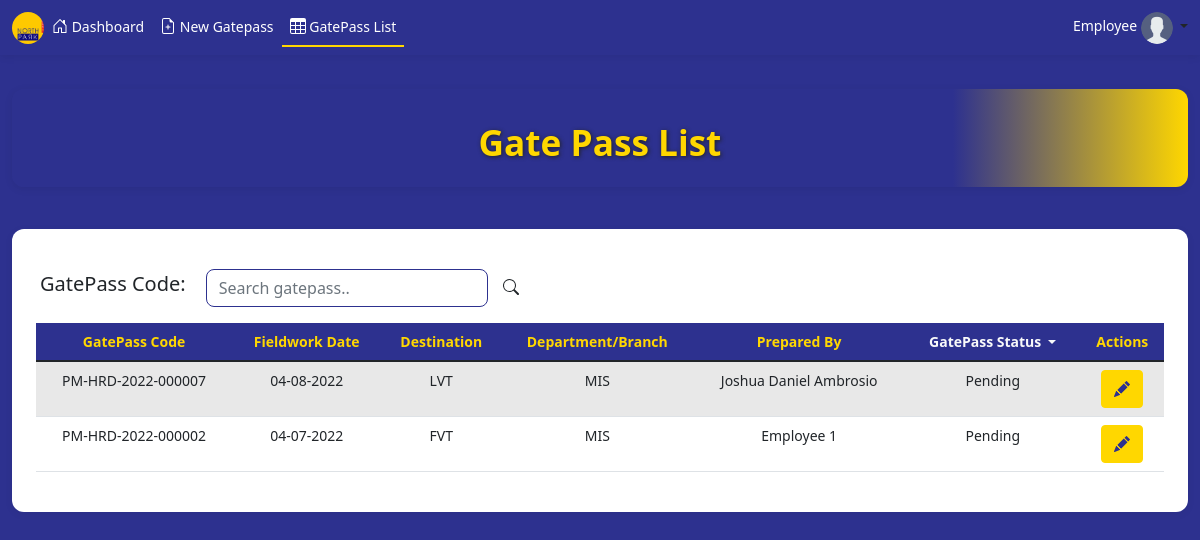
The page /employeeGatePassList.php?gatepassStatus=Pending (signed in) on the database as committed earlier.
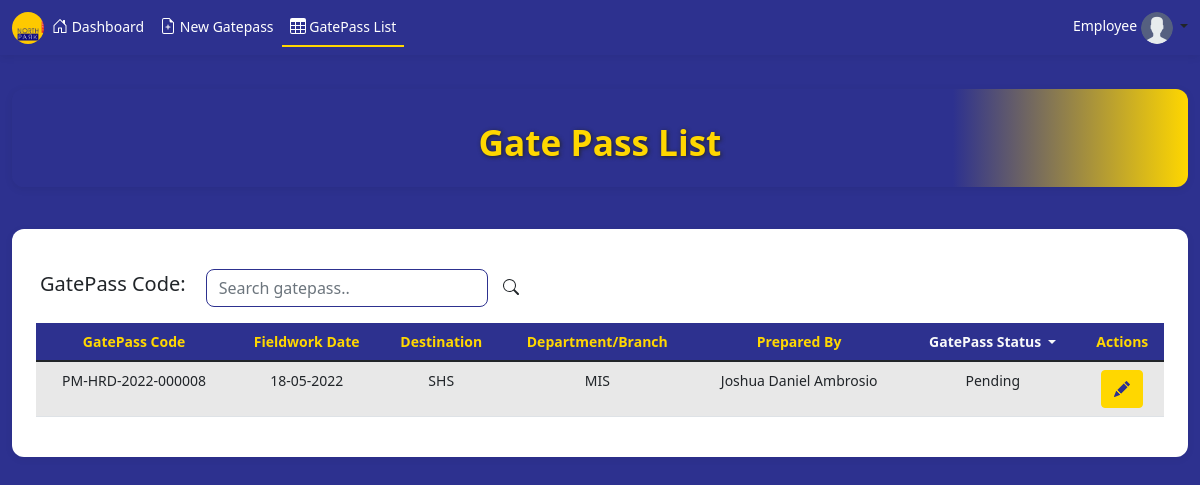
The same page on the database as committed later.
### tables this page shows
CREATE TABLE `gatepass` (
  `id` int(11) NOT NULL,
  `gatepassCode` varchar(128) NOT NULL,
  `fieldworkDate` varchar(128) NOT NULL,
  `destination` varchar(128) NOT NULL,
  `employeeName` varchar(128) NOT NULL,
  `dept` varchar(128) NOT NULL,
  `employeeSignature` varchar(128) NOT NULL,
  `remarks` varchar(128) NOT NULL,
  `purpose1` varchar(128) NOT NULL,
  `purpose2` varchar(128) NOT NULL,
  `purpose3` varchar(128) NOT NULL,
  `prop1` varchar(128) NOT NULL,
  `prop2` varchar(128) NOT NULL,
  `prop3` varchar(128) NOT NULL,
  `preparedBy` varchar(128) NOT NULL,
  `prepSignature` varchar(128) NOT NULL,
  `gatepassStatus` varchar(128) NOT NULL,
  `username` varchar(128) NOT NULL,
  `approveBy` varchar(128) NOT NULL,
  `approveBySignature` varchar(128) NOT NULL,
  `departureTime` varchar(128) DEFAULT NULL,
  `departureSignature` varchar(128) DEFAULT NULL,
  `arrivalTime` varchar(128) DEFAULT NULL,
  `arrivalSignature` varchar(128) DEFAULT NULL,
  `securityName` varchar(128) NOT NULL
);

### employeeGatePassList.php (the view, shortened to what this page needs)
<?php
include('dbcon.php');
?>
<!DOCTYPE html>
<html>
<head>
  <link href="assets/dist/css/bootstrap.min.css" rel="stylesheet">
  <link href="css/dashboard.css" rel="stylesheet">
  <link href="Css/headers.css" rel="stylesheet">
</head>
<body>
  <nav class="navbar navbar-expand-md navbar-dark">
    <div class="container-fluid">
      <a href="employeeDashboard.php" class="align-items-center mb-0 mb-lg-0 text-dark text-decoration-none">
        <img src="Pictures/northpark.png" class="rounded-circle" width="32px" height="32px">
      </a>
      <div class="collapse navbar-collapse" id="navbarsExample03">
        <ul class="navbar-nav me-auto mb-1 mb-sm-0">
          <li class="nav-item">
            <a href="employeeDashboard.php" class="nav-link text-end">
              <svg class="bi " width="16" height="16">
                <use xlink:href="#home" />
              </svg> Dashboard</a>
          </li>
          <li class="nav-item">
            <a href="employeeGatePass.php" class="nav-link text-end">
              <svg class="bi " width="16" height="16">
                <use xlink:href="#file-earmark-plus" />
              </svg> New Gatepass</a>
          </li>
          <li class="nav-item">
            <a href="employeeGatePassList.php?gatepassStatus='*'" class="nav-link text-end active">
              <svg class="bi " width="16" height="16">
                <use xlink:href="#table" />
              </svg> GatePass List</a>
          </li>
        </ul>
        <div class="nav-item dropdown text-end">
          <a href="#" class="link-dark text-decoration-none dropdown-toggle" id="dropdownUser1" data-bs-toggle="dropdown" aria-expanded="false">
            <span class="text-end text-white"> <?php echo $_SESSION['employeeName']; ?></span>
            <img src="Pictures/user.png" alt="mdo" width="32" height="32" class="rounded-circle">
          </a>
        </div>
      </div>
    </div>
  </nav>
  <hr />
  <div class="container-fluid">
    <div class="dashboard-header text-center">
      <h1>Gate Pass List</h1>
    </div>
    <hr />
    <div class="table-responsive col-auto">
      <div class="d-flex bd-highlight">
        <div class="p-1 bd-highlight">
          <h5 class="float-start" style="margin-top:15px;">GatePass Code:</h5>
        </div>
        <div class="p-3 bd-highlight"><input type="text" class="form-control" style="width:110%;" id="searchTransaction" name="searchTransaction" placeholder="Search gatepass.." onkeyup="searchTransaction()" onclick="clearValue()"></div>
        <div class="p-4 bd-highlight"></div>
      </div>
      <table class="table table-striped table-md table-hover text-center" id="transactionTbl">
  <thead>
          <tr>
            <th scope="col">GatePass Code</th>
            <th scope="col">Fieldwork Date</th>
            <th scope="col">Destination</th>
            <th scope="col">Department/Branch</th>
            <th scope="col">Prepared By</th>
            <th scope="col">
              <div class="dropdown">
                <a href="#" class="d-block link-light text-decoration-none dropdown-toggle" id="dropdownUser1" data-bs-toggle="dropdown" aria-expanded="false">
                  GatePass Status
                </a>
              </div>
            </th>
            <th scope="col">Actions</th>
          </tr>
        </thead>
        <tbody>
          <?php
          if (isset($_GET['gatepassStatus'])) {
            $uname = $_SESSION['uname'];
            $gatepassStatus = $_GET['gatepassStatus'];
            $query = "SELECT * FROM gatepass WHERE gatepassStatus='$gatepassStatus' AND username='$uname' GROUP BY gatepassCode ORDER BY gatepassCode DESC";
            $statement = $conn->prepare($query);
            $statement->execute();
            $statement->setFetchMode(PDO::FETCH_OBJ);
            $result = $statement->fetchAll();
            if ($result) {
              foreach ($result as $row) {
          ?>
                <tr>
                  <td><?= $row->gatepassCode; ?></td>
                  <td><?= $row->fieldworkDate; ?></td>
                  <td><?= $row->destination; ?></td>
                  <td><?= $row->dept; ?></td>
                  <td><?= $row->preparedBy; ?></td>
                  <td><?= $row->gatepassStatus; ?></td>
                  <td>
                    <a href="employeeGatePassEdit.php?gatepassCode=<?= $row->gatepassCode ?>" class="btn btn-outline-info">
                    </a>
                  </td>
                </tr>
              <?php }
            } else {
              ?>
              <tr>
                <td colspan="7">No Record Found</td>
              </tr>
          <?php
            }
          }
          ?>
        </tbody>
      </table>
    </div>
  </div>
</body>
</html>

### Css/dashboard.css (style rules this page uses)
body { font-size: .875rem; }

### Css/headers.css (style rules this page uses)
.bi { vertical-align: -.125em; fill: currentColor; }
.dropdown-toggle { outline: 0; }

### employeeGatePassList.php (style rules this page uses)
body { background-color: #2d318f; font-family: 'Segoe UI', Arial, sans-serif; }
.navbar { background-color: #2d318f !important; box-shadow: 0 2px 8px rgba(0,0,0,0.07); }
.navbar .nav-link.active, .navbar .nav-link { color: #fff !important; font-weight: 500; }
.navbar .nav-link.active { border-bottom: 2px solid #FFD700; }
.dashboard-header { background: linear-gradient(90deg, #2d318f 80%, #FFD700 100%); color: #FFD700; border-radius: 12px; box-shadow: 0 2px 8px rgba(0,0,0,0.08); padding: 32px 0 24px 0; margin-bottom: 24px; }
.dashboard-header h1 { font-size: 2.2rem; font-weight: 700; margin: 0; color: #FFD700; text-shadow: 1px 1px 4px #222; }
.table-responsive { background: #fff; border-radius: 12px; box-shadow: 0 2px 8px rgba(0,0,0,0.06); padding: 24px; margin-bottom: 32px; }
.table thead { background-color: #2d318f !important; color: #FFD700 !important; font-weight: 600; }
.table-striped tbody tr:nth-of-type(odd) { background-color: #f4f4f4; }
.btn-outline-info { border-color: #FFD700; color: #2d318f; background-color: #FFD700; }
.form-control { border-radius: 8px; border: 1px solid #2d318f; }
hr { border-top: 2px solid #2d318f; }

Rows that differ between the two databases and show on the page:
no longer on this page (row edited): gatepass: gatepassCode "PM-HRD-2022-000007", fieldworkDate "04-08-2022", destination "LVT", dept "MIS", preparedBy "Joshua Daniel Ambrosio", gatepassStatus "Pending"
no longer on this page (row edited): gatepass: gatepassCode "PM-HRD-2022-000002", fieldworkDate "04-07-2022", destination "FVT", dept "MIS", preparedBy "Employee 1", gatepassStatus "Pending"
added gatepass: gatepassCode "PM-HRD-2022-000008", fieldworkDate "18-05-2022", destination "SHS", dept "MIS", preparedBy "Joshua Daniel Ambrosio", gatepassStatus "Pending"
